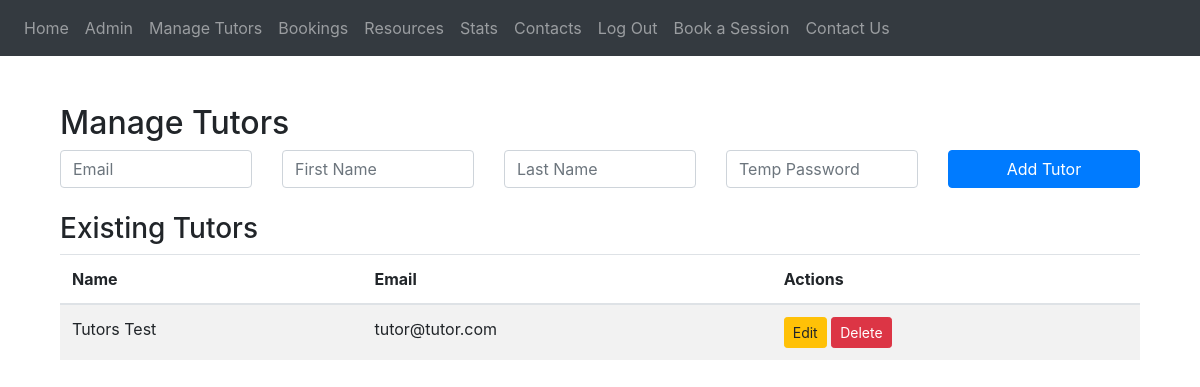
Before: /admin/tutors (signed in) with the older database file.
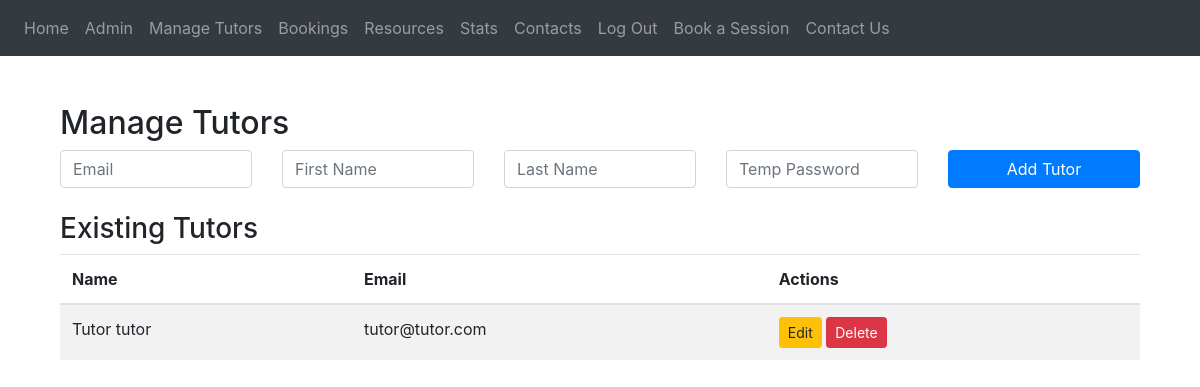
After: the same page with the newer database file.
### Website/models.py (models this page shows, shortened)
class User(db.Model, UserMixin):
    user_id = db.Column(db.Integer, primary_key=True)
    email = db.Column(db.String(100), unique=True, nullable=False)
    password = db.Column(db.String(150), nullable=False)
    first_name = db.Column(db.String(100))
    last_name = db.Column(db.String(100))
    role = db.Column(db.String(15), nullable=False, default='student')
    bookings_as_student = db.relationship(
        'Bookings',
        foreign_keys='Bookings.student_id',
        backref='student'
    )
    bookings_as_tutor = db.relationship(
        'Bookings',
        foreign_keys='Bookings.tutor_id',
        backref='tutor'
    )

### Website/root.py (the view)
@views.route('/admin/tutors')
@login_required
@role_required('admin')
def manage_tutors():
    tutors = User.query.filter_by(role='tutor').all()
    return render_template('admin/tutors.html', tutors=tutors)

### Website/__init__.py (called while the page is built)
def create_app():
    app = Flask(__name__)
    app.config['SECRET_KEY'] = 'PETR2140'
    app.config['SQLALCHEMY_DATABASE_URI'] = f'sqlite:///{DB_NAME}'
    app.config['UPLOAD_FOLDER'] = 'website/static/resources'
    db.init_app(app)
    from .root import views
    from .auth import auth
    app.register_blueprint(views, url_prefix='/')
    app.register_blueprint(auth, url_prefix='/')
    from .models import User, Bookings, Resources
    with app.app_context():
        db.create_all()
    login_manager = LoginManager()
    login_manager.login_view = 'auth.login'
    login_manager.init_app(app)
    @login_manager.user_loader
    def load_user(id):
        return User.query.get(int(id))
    return app

### Website/templates/admin/tutors.html
{% extends "base.html" %}{% block title %}Tutors{% endblock %}
{% block content %}
<div class="container mt-5">
    <h2>Manage Tutors</h2>
    <form method="POST" action="{{ url_for('views.add_tutor') }}" class="mb-4">
        <div class="row g-2">
            <div class="col">
                <input type="email" name="email" placeholder="Email" class="form-control" required>
            </div>
            <div class="col">
                <input type="text" name="first_name" placeholder="First Name" class="form-control" required>
            </div>
            <div class="col">
                <input type="text" name="last_name" placeholder="Last Name" class="form-control" required>
            </div>
            <div class="col">
                <input type="password" name="password" placeholder="Temp Password" class="form-control" required>
            </div>
            <div class="col">
                <button class="btn btn-primary w-100">Add Tutor</button>
            </div>
        </div>
    </form>
    <h3>Existing Tutors</h3>
    <table class="table table-striped">
        <thead>
            <tr>
                <th>Name</th>
                <th>Email</th>
                <th>Actions</th>
            </tr>
        </thead>
        <tbody>
            {% for tutor in tutors %}
            <tr>
                <td>{{ tutor.first_name }} {{ tutor.last_name }}</td>
                <td>{{ tutor.email }}</td>
                <td>
                    <a href="{{ url_for('views.edit_tutor', user_id=tutor.user_id) }}"
                       class="btn btn-warning btn-sm">
                        Edit
                    </a>
                    <a href="{{ url_for('views.delete_tutor', user_id=tutor.user_id) }}" class="btn btn-danger btn-sm"
                       onclick="return confirm('Are you sure you want to delete this tutor?');">
                       Delete
                    </a>
                </td>
            </tr>
            {% endfor %}
        </tbody>
    </table>
</div>
{% endblock %}

Changed rows visible on the page:
changed User "tutor@tutor.com": first_name "Tutors" → "Tutor"; last_name "Test" → "tutor"
